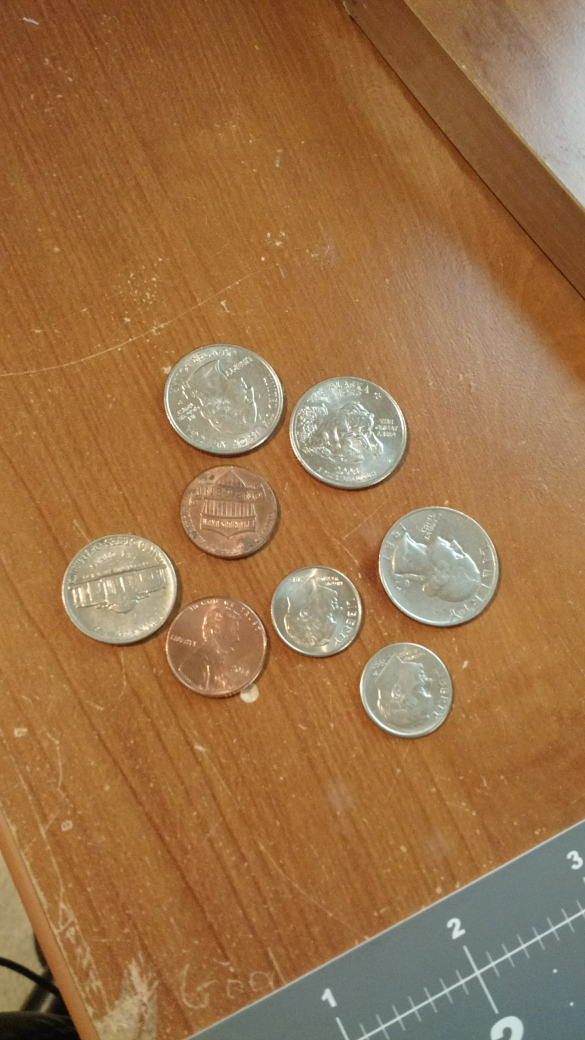
#> input picture test_image_2.jpg, 2340 x 4160 px (shown at 1/4 size)
$ python kinky_stuff.py   (Python 2 division)   (older library calls are emulated)
#> lines starting #> are read from the running program, lines starting #| are printed output that depends on the picture; after the words box and inside, x2 and y2 are one past the last pixel; in counts of white or black regions, pixels touching at a corner belong together
import cv2
import imutils
import numpy

image_raw = cv2.imread("test_image_2.jpg")
#> image_raw is the input picture: shape (4160, 2340, 3); mean B, G, R 72.3, 114.1, 156
resized = imutils.resize(image_raw, width=400)
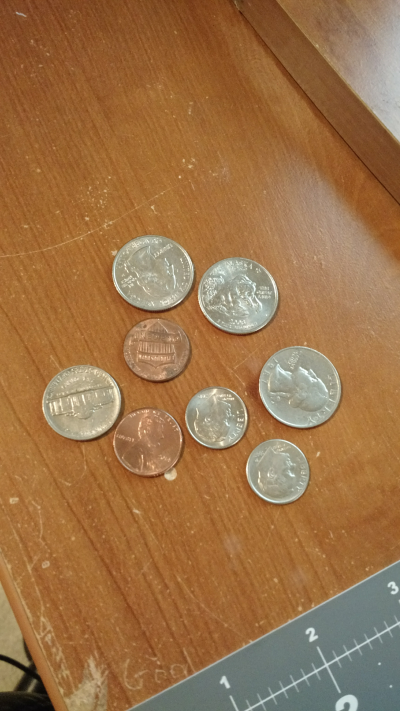
#> resized: shape (711, 400, 3); mean B, G, R 72.3, 114.1, 156

hsv_image = cv2.cvtColor(resized, cv2.COLOR_BGR2HSV)
#> hsv_image: shape (711, 400, 3); mean H, S, V 21.2, 139.8, 157.3
h, s, v = cv2.split(hsv_image)
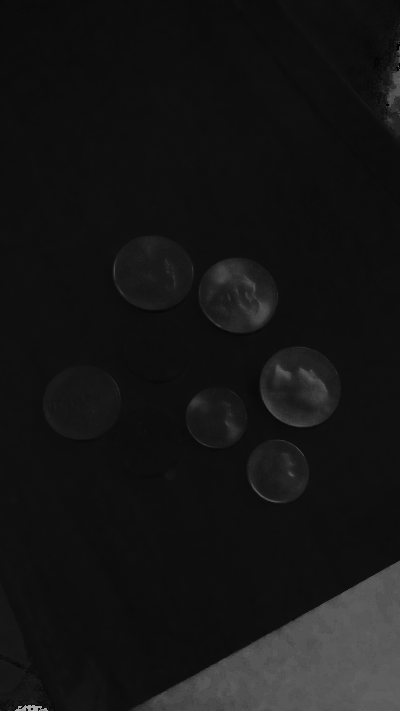
#> h: shape (711, 400); min 0, max 165, mean 21.2
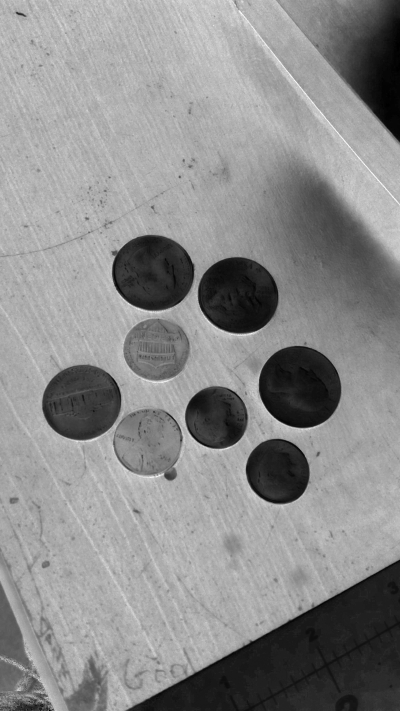
#> s: shape (711, 400); min 0, max 251, mean 139.8
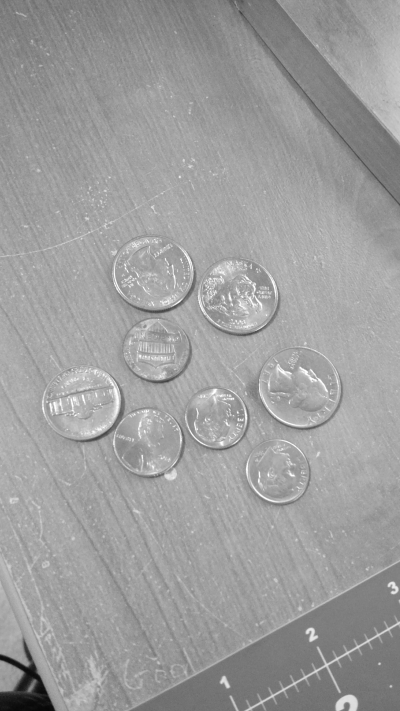
#> v: shape (711, 400); min 6, max 255, mean 157.3

cv2.imshow("hue", h)
cv2.imshow("saturation", s)
cv2.imshow("value", v)

s_bilat = cv2.bilateralFilter(s, 15, 17, 17)

edged = cv2.Canny(s_bilat, 100, 200)
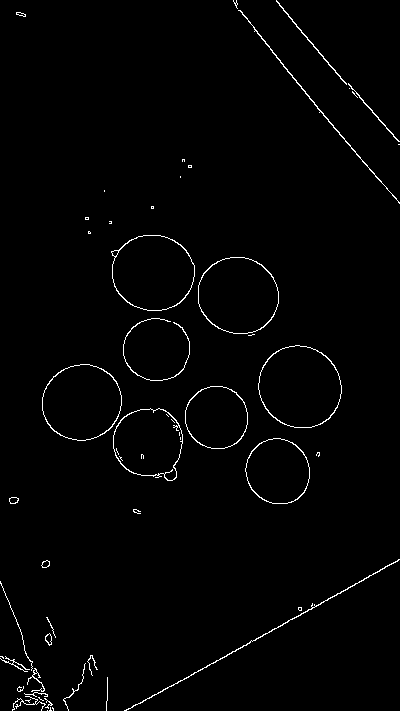
#> edged: shape (711, 400); 1.4% white in thin lines or dots
cv2.imshow("edged", edged)

dilation = cv2.dilate(edged, numpy.ones((5, 5), numpy.uint8), iterations=1)
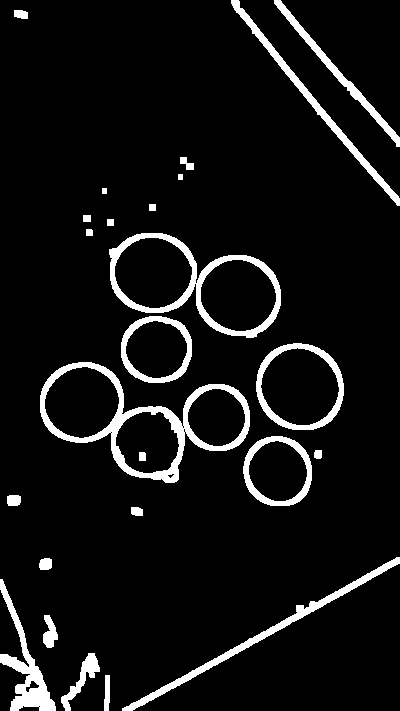
#> dilation: shape (711, 400); 7.4% white; 25 white regions

print len(cv2.findContours(dilation.copy(), cv2.RETR_CCOMP, cv2.CHAIN_APPROX_SIMPLE))
#| 2
cnts, hier = cv2.findContours(dilation.copy(), cv2.RETR_CCOMP, cv2.CHAIN_APPROX_SIMPLE)
#> cnts = 39 contours, 5 with area under 20; largest, box (x1, y1, x2, y2) and area: (40, 362, 250, 483) 13418, (109, 233, 281, 338) 11108, (256, 343, 344, 430) 6002, (260, 347, 340, 426) 4618, (114, 237, 193, 309) 4230
# cnts = cnts[0] if imutils.is_cv2() else cnts[1]

# cv2.drawContours(resized, cnts, -1, (0, 255, 0), 3)

for i in xrange(len(cnts)):
    if cv2.contourArea(cnts[i]) > 20:
#> (the run stopped early here; a loop or call above may not have finished)
